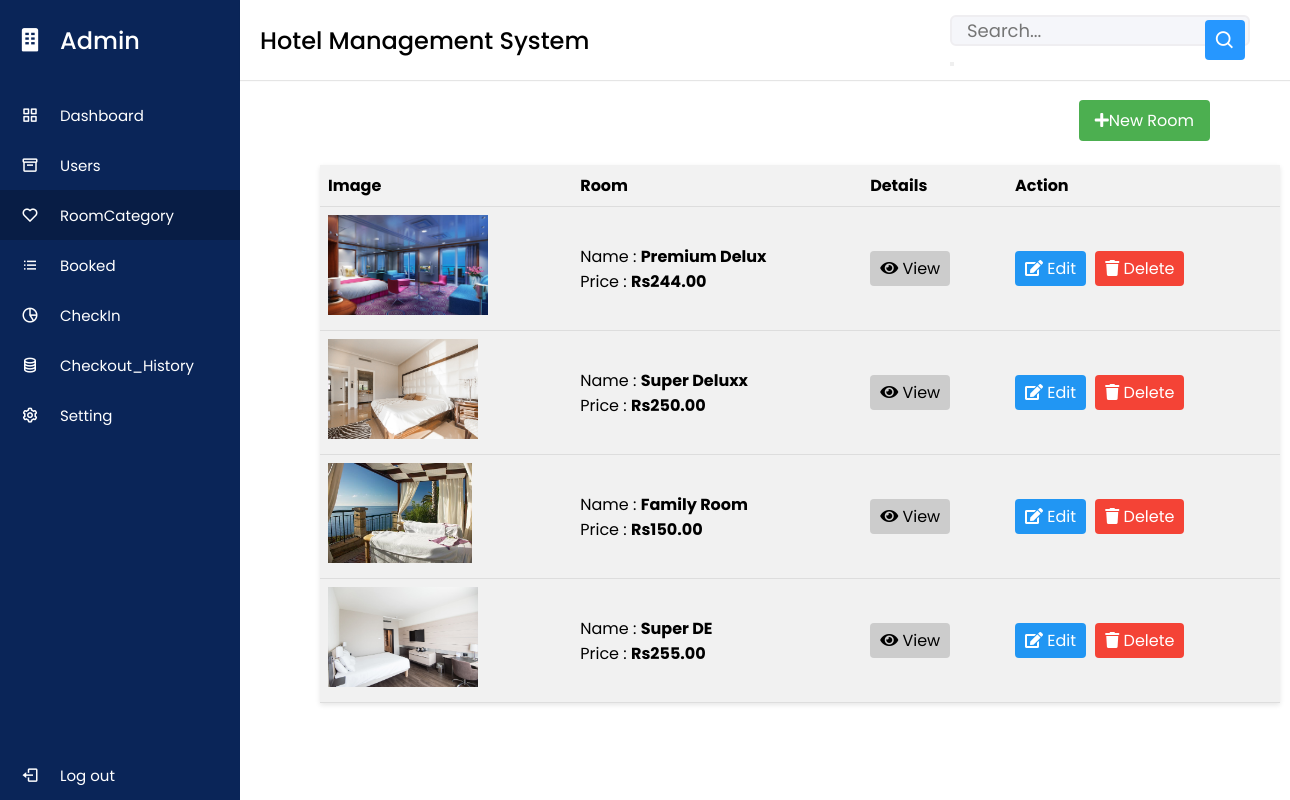
Page /admin/display_room.php (signed in) on the committed database.
### tables this page shows
CREATE TABLE `room_categories` (
  `room_id` int(11) NOT NULL,
  `name` varchar(255) NOT NULL,
  `price` varchar(255) NOT NULL,
  `image` varchar(255) NOT NULL,
  `area` varchar(255) NOT NULL,
  `quantity` int(50) NOT NULL,
  `adult` int(50) NOT NULL,
  `children` int(50) NOT NULL,
  `desc` varchar(1000) NOT NULL,
  `facilities` varchar(50) NOT NULL,
  `features` varchar(55) NOT NULL
);

### admin/display_room.php (the view, shortened to what this page needs)
<?php
include "dashboard.php";
?>
<!DOCTYPE html>
<html lang="en">
<head>
   <link rel="stylesheet" href="https://cdnjs.cloudflare.com/ajax/libs/font-awesome/5.15.4/css/all.min.css">
</head>
<body>
<section class="page">
 <div class="container2">
   <div class="room">
   <a href="add_room.php" class="new-user-btn"><i class="fa fa-plus"></i>New Room</a>
   <?php
include "connect.php";
$select = mysqli_query($conn, "SELECT * FROM room_categories");
?>
   <table>
    <thead>
        <tr>
            <th>Image</th>
            <th>Room</th>
            <th>Details</th>
            <th>Action</th>
        </tr>
    </thead>
    <tbody>
        <?php while ($row = mysqli_fetch_assoc($select)) { ?>
            <tr>
                <td><img src="uploaded_img/<?php echo $row['image']; ?>" height="100" alt=""></td>
                <td class="">
                    <p>Name : <b><?php echo $row['name'] ?></b></p>
                    <p>Price : <b><?php echo "Rs" . number_format($row['price'], 2) ?></b></p>
                </td>
                <td>
                    <a href="view.php?room_id=<?php echo $row['room_id']; ?>" class="btn-view"><i class="fas fa-light fa-eye"></i> View</a>
                </td>
                <td>
                    <a href="edit_room.php?edit=<?php echo $row['room_id']; ?>" class="btn-edit"><i class="fas fa-edit"></i> Edit</a>
                    <a href="display_room.php?delete=<?php echo $row['room_id']; ?>" onclick="return confirm('Are you sure you want to delete?')" class="btn-delete"><i class="fas fa-trash"></i> Delete</a>
                </td>
            </tr>
        <?php } ?>
    </tbody>
</table>
</div>

### admin/dashboard.php (shortened to what this page needs)
<?php
$current_page = basename($_SERVER['PHP_SELF']);
?>
<!DOCTYPE html>
<html >
<head>
    <link href="https://unpkg.com/boxicons@2.0.7/css/boxicons.min.css" rel="stylesheet" />
   <link rel="stylesheet" href="https://cdnjs.cloudflare.com/ajax/libs/font-awesome/6.0.0/css/all.min.css">
</head>
  <body>
    <section>
    <div class="sidebar">
      <div class="logo-details">
      <i class='bx bxs-building'></i>
        <span class="logo_name">Admin</span>
      </div>
      <ul class="nav-links">
        <li>
          <a href="admin.php" <?php if ($current_page == 'admin.php') echo 'class="active"'; ?>>
            <i class="bx bx-grid-alt"></i>
            <span class="links_name">Dashboard</span>
          </a>
        </li>
        <li>
          <a href="users.php" <?php if ($current_page === 'users.php') echo 'class="active"'; ?> >
            <i class="bx bx-box"></i>
            <span class="links_name">Users</span>
          </a>
        </li>
        <li>
          <a href="display_room.php" <?php if ($current_page === 'display_room.php') echo 'class="active"'; ?>>
            <i class="bx bx-heart"></i>
            <span class="links_name">RoomCategory</span>
          </a>
        </li>
        <li>
          <a href="booked.php" <?php if ($current_page === 'booked.php') echo 'class="active"'; ?>>
            <i class="bx bx-list-ul"></i>
            <span class="links_name">Booked</span>
          </a>
        </li>
        <li>
          <a href="check_in.php" <?php if ($current_page === 'check_in.php') echo 'class="active"'; ?>>
            <i class="bx bx-pie-chart-alt-2"></i>
            <span class="links_name">CheckIn</span>
          </a>
        </li>
        <li>
          <a href="checkout.php" <?php if ($current_page === 'checkout.php') echo 'class="active"'; ?>>
            <i class="bx bx-coin-stack"></i>
            <span class="links_name">Checkout_History</span>
          </a>
        </li>
        <li>
          <a href="setting.php" <?php if ($current_page === 'setting.php') echo 'class="active"'; ?>>
            <i class="bx bx-cog"></i>
            <span class="links_name">Setting</span>
          </a>
        </li>
        <li class="log_out">
          <a href="logout.php">
            <i class="bx bx-log-out"></i>
            <span class="links_name">Log out</span>
          </a>
        </li>
      </ul>
    </div>
    <section class="home-section">
      <nav>
        <div class="sidebar-button">
          <span class="dashboard">Hotel Management System</span>
        </div>
        <div class="search-box">
        <form method="GET">
        <input type="text" name="search" placeholder="Search...">
        <button type="submit"><i class="bx bx-search"></i></button>
    </form>
        </div>
      </nav>
    </section>
</body>
</html>

### admin/dashboard.php (style rules this page uses)
* { margin: 0; padding: 0; box-sizing: border-box; font-family: 'Poppins', sans-serif; }
.sidebar { position: fixed; height: 100%; width: 240px; background: #0A2558; transition: all 0.5s ease; }
.sidebar .logo-details { height: 80px; display: flex; align-items: center; }
.sidebar .logo-details i { font-size: 28px; font-weight: 500; color: #fff; min-width: 60px; text-align: center }
.sidebar .logo-details .logo_name { color: #fff; font-size: 24px; font-weight: 500; }
.sidebar .nav-links { margin-top: 10px; }
.sidebar .nav-links li { position: relative; list-style: none; height: 50px; }
.sidebar .nav-links li a { height: 100%; width: 100%; display: flex; align-items: center; text-decoration: none; transition: all 0.4s ease; }
.sidebar .nav-links li a.active { background: #081D45; }
.sidebar .nav-links li i { min-width: 60px; text-align: center; font-size: 18px; color: #fff; }
.sidebar .nav-links li a .links_name { color: #fff; font-size: 15px; font-weight: 400; white-space: nowrap; }
.sidebar .nav-links .log_out { position: absolute; bottom: 0; width: 100%; }
.home-section { position: relative; background: #f5f5f5; width: calc(100% - 240px); left: 240px; transition: all 0.5s ease; }
.home-section nav { display: flex; justify-content: space-between; height: 80px; background: #fff; display: flex; align-items: center; position: fixed; width: calc(100% - 240px); left: 240px; z-index: 100; padding: 0 20px; box-shadow: 0 1px 1px rgba(0, 0, 0, 0.1); transition: all 0.5s ease; }
.home-section nav .sidebar-button { display: flex; align-items: center; font-size: 24px; font-weight: 500; }
.sidebar .nav-links li a.active, .sidebar .nav-links li a:hover { background: #081D45; }
.home-section nav .search-box { position: relative; height: 50px; max-width: 300px; width: 100%; margin: 0 20px; }
nav .search-box input { height: 100%; width: 100%; outline: none; background: #F5F6FA; border: 2px solid #EFEEF1; border-radius: 6px; font-size: 18px; padding: 0 15px; }
nav .search-box .bx-search { position: absolute; height: 40px; width: 40px; background: #2697FF; right: 5px; top: 50%; transform: translateY(-50%); border-radius: 4px; line-height: 40px; text-align: center; color: #fff; font-size: 22px; transition: all 0.4 ease; }

### admin/display_room.php (style rules this page uses)
.container2 { max-width: 1000px; padding: 20px; border-radius: 5px; }
table { width: 100%; border-collapse: collapse; }
table th, table td { padding: 8px; text-align: left; border-bottom: 1px solid #ddd; }
table th { background-color: #f2f2f2; }
.btn-edit, .btn-delete, .btn-view { padding: 6px 10px; border: none; border-radius: 4px; cursor: pointer; transition: background-color 0.3s ease; margin-right: 5px; text-decoration: none; }
.btn-edit { background-color: #2196f3; color: #fff; }
.btn-delete { background-color: #f44336; color: #fff; }
.btn-view { background-color: #ccc; text-decoration: none; color: #000; }
.new-user-btn { position: absolute; top: 0; right: 0; margin: 80px; padding: 8px 16px; background-color: #4CAF50; color: white; border: none; border-radius: 4px; cursor: pointer; margin-top:100px; text-decoration: none; }
.room table { margin-top: 145px; margin-left: 300px; background-color: #f1f1f1; box-shadow: 0 2px 5px rgba(0, 0, 0, 0.1); }

### rows in the picture
room_categories: image (picture), name "Premium Delux", price "244.00"
room_categories: image (picture), name "Super Deluxx", price "250.00"
room_categories: image (picture), name "Family Room", price "150.00"
room_categories: image (picture), name "Super DE", price "255.00"
